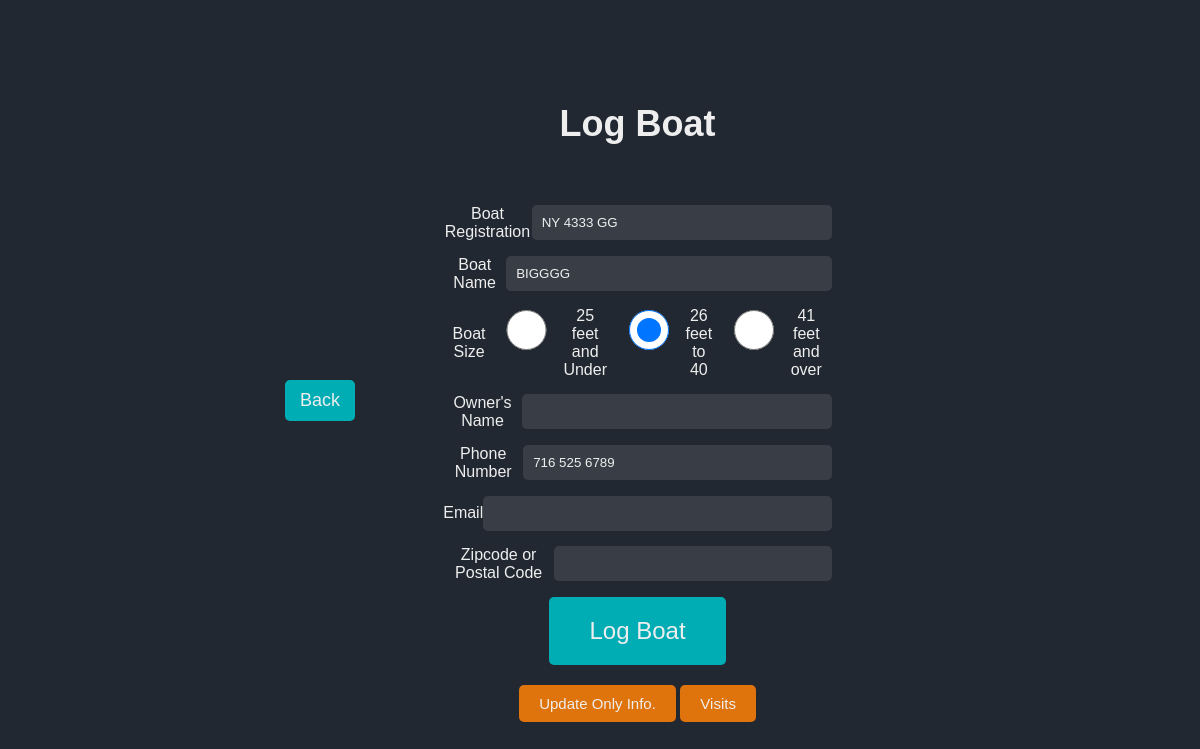
Before: /log-boat?boat_reg=NY+4333+GG&boat_name=BIGGGG&phone_number=716+525+6789&id=1 (signed in) with the older database file.
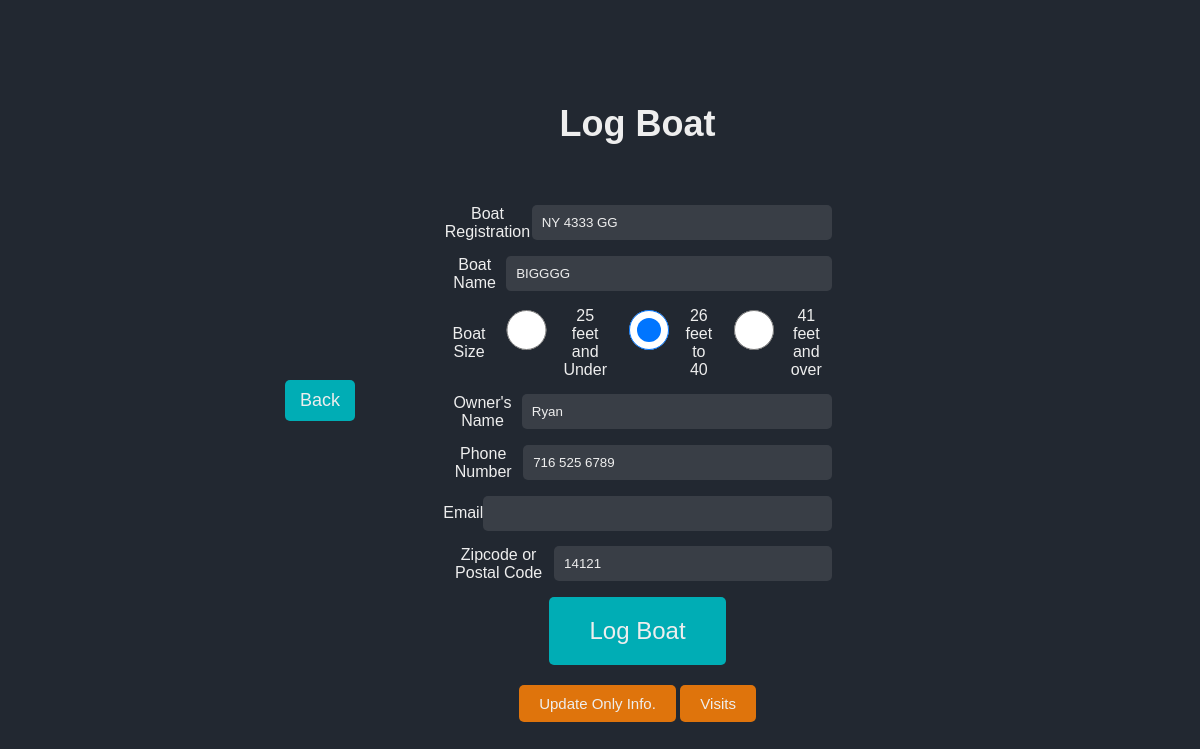
After: the same page with the newer database file.
### website/models.py (models this page shows)
class Boat(db.Model):
    id = db.Column(db.Integer, primary_key=True)
    boat_reg = db.Column(db.String(150), unique=True)
    sanitized_boat_reg = db.Column(db.String(150), unique=True)
    boat_name = db.Column(db.String(150))
    sanitized_boat_name = db.Column(db.String(150))
    phone_number = db.Column(db.String(150))
    sanitized_phone_number = db.Column(db.String(150))
    owner_name = db.Column(db.String(150))
    sanitized_owner_name = db.Column(db.String(150))
    boat_size = db.Column(db.Integer)
    email = db.Column(db.String(150))
    zipcode = db.Column(db.String(150))
    visits = db.relationship('Visit', backref='boat')
    current_boats_id = db.Column(db.Integer, db.ForeignKey('current_boats.id'))

### website/views.py (the view)
@views.route('/log-boat', methods=['GET', 'POST'])
@login_required
def log_boat():
    form = BoatLogForm()
    if form.validate_on_submit():
        if request.method == "POST":
            button_pressed = request.form.get('submit-button')
            print("Button pressed is: " + str(button_pressed))
            if button_pressed == 'log':
                return addBoatToDB('log-boat.html', form)
            elif button_pressed == 'update':
                currentboatID = request.args.get('id', '')
                result = getBoatById(currentboatID)
                updateBoatInfo(form, result)
                flash('Succesfully updated boater information', category='success')
                return redirect(url_for('views.search'))
            elif button_pressed == 'visits':
                currentboatID = request.args.get('id', '')
                return redirect(url_for('views.visits', id=currentboatID))
    else:
        print(form.errors)
    if request.method == "GET":
        form.boat_reg.data = boat_reg = request.args.get('boat_reg', '')
        form.boat_name.data = request.args.get('boat_name', '')
        form.phone_number.data = request.args.get('phone_number', '')
        result = getBoatInDB(form)
        print(result)
        if result:
           form.boat_reg.data = result.boat_reg
           form.boat_name.data = result.boat_name
           form.phone_number.data = result.phone_number
           form.boat_size.data = result.boat_size
           form.owner_name.data = result.owner_name
           form.email.data = result.email
           form.zipcode.data = result.zipcode
    return render_template("log-boat.html", form=form)

### website/forms.py
class BoatLogForm(FlaskForm):
    boat_reg = StringField('Boat Registration')
    boat_name = StringField('Boat Name')
    boat_size = RadioField('Boat Size', choices=[('0-25','25 feet and Under'), ('26-40', '26 feet to 40'), ('41-Over', '41 feet and over') ] , validators=[DataRequired()])
    owner_name = StringField('Owner\'s Name')
    phone_number = StringField('Phone Number')
    email = StringField('Email')
    zipcode = StringField('Zipcode or Postal Code')
    submit = SubmitField('Submit')

### website/functions.py (called while the page is built)
def sanitize(string):
    return re.sub(r'\W+', '', string).lower()

### website/templates/log-boat.html (shortened to what this page needs)
{% extends "base.html" %}
{%block header%}Log Boat{%endblock%}
{%block head%}<a href="{{ url_for('views.search') }}"id="home-btn">Back</a>{%endblock%}
{%block styles%}static/form-styles.css{%endblock%}
{% block content%}
<form method="POST">
    <div class="form-group">
        {{ form.boat_reg.label }}
        {{ form.boat_reg(class="form-control") }}
    </div>
    <div class="form-group">
        {{ form.boat_name.label }}
        {{ form.boat_name(class="form-control") }}
    </div>
    <div class="form-group">
        {{ form.boat_size.label }}
    <div>
        {% for subfield in form.boat_size %}
            {{ subfield(class="form-check-input") }} {{ subfield.label(class="form-check-label") }}
        {% endfor %}
    </div>
    </div>
    <div class="form-group">
        {{ form.owner_name.label }}
        {{ form.owner_name(class="form-control") }}
    </div>
    <div class="form-group">
        {{ form.phone_number.label }}
        {{ form.phone_number(class="form-control") }}
    </div>
    <div class="form-group">
        {{ form.email.label }}
        {{ form.email(class="form-control") }}
    </div>
    <div class="form-group">
        {{ form.zipcode.label }}
        {{ form.zipcode(class="form-control") }}
    </div>
    <button type="submit" class="btn btn-primary" id="login-btn" name="submit-button" value="log">Log Boat</button>
    <br>
    <button type="submit" class="btn btn-primary" id="update-btn" name="submit-button" value="update">Update Only Info.</button>
    <button type="submit" class="btn btn-primary" id="update-btn" name="submit-button" value="visits">Visits</button>
</form>
{%endblock%}

Changed rows visible on the page:
changed Boat "NY 4333 GG": owner_name (not shown) → "Ryan"; zipcode (not shown) → "14121"
